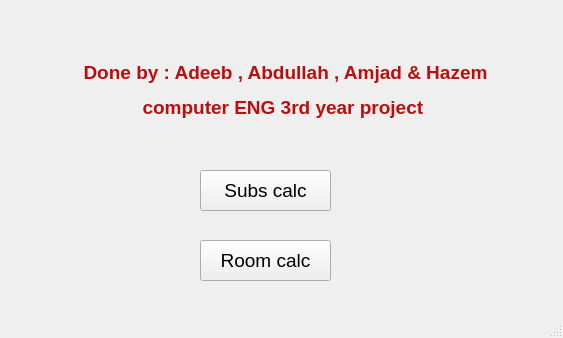
<?xml version="1.0" encoding="UTF-8"?>
<ui version="4.0">
 <class>MainWindow</class>
 <widget class="QMainWindow" name="MainWindow">
  <property name="geometry">
   <rect>
    <x>0</x>
    <y>0</y>
    <width>563</width>
    <height>338</height>
   </rect>
  </property>
  <property name="minimumSize">
   <size>
    <width>563</width>
    <height>338</height>
   </size>
  </property>
  <property name="maximumSize">
   <size>
    <width>563</width>
    <height>338</height>
   </size>
  </property>
  <property name="font">
   <font>
    <pointsize>14</pointsize>
   </font>
  </property>
  <property name="windowTitle">
   <string>MainWindow</string>
  </property>
  <widget class="QWidget" name="centralwidget">
   <widget class="QLabel" name="label">
    <property name="geometry">
     <rect>
      <x>0</x>
      <y>10</y>
      <width>571</width>
      <height>161</height>
     </rect>
    </property>
    <property name="text">
     <string>&lt;html&gt;&lt;head/&gt;&lt;body&gt;&lt;p align=&quot;center&quot;&gt;&lt;span style=&quot; font-size:14pt; font-weight:600; color:#bd0e0e;&quot;&gt;Done by : Adeeb , Abdullah , Amjad &amp;amp; Hazem&lt;/span&gt;&lt;/p&gt;&lt;p align=&quot;center&quot;&gt;&lt;span style=&quot; font-size:14pt; font-weight:600; color:#bd0e0e;&quot;&gt;computer ENG 3rd year project &lt;/span&gt;&lt;/p&gt;&lt;/body&gt;&lt;/html&gt;</string>
    </property>
   </widget>
   <widget class="QPushButton" name="goto_subs_button">
    <property name="geometry">
     <rect>
      <x>200</x>
      <y>170</y>
      <width>131</width>
      <height>41</height>
     </rect>
    </property>
    <property name="text">
     <string>Subs calc</string>
    </property>
   </widget>
   <widget class="QPushButton" name="goto_room_button">
    <property name="geometry">
     <rect>
      <x>200</x>
      <y>240</y>
      <width>131</width>
      <height>41</height>
     </rect>
    </property>
    <property name="text">
     <string>Room calc</string>
    </property>
   </widget>
  </widget>
  <widget class="QStatusBar" name="statusbar"/>
 </widget>
 <resources/>
 <connections/>
</ui>
